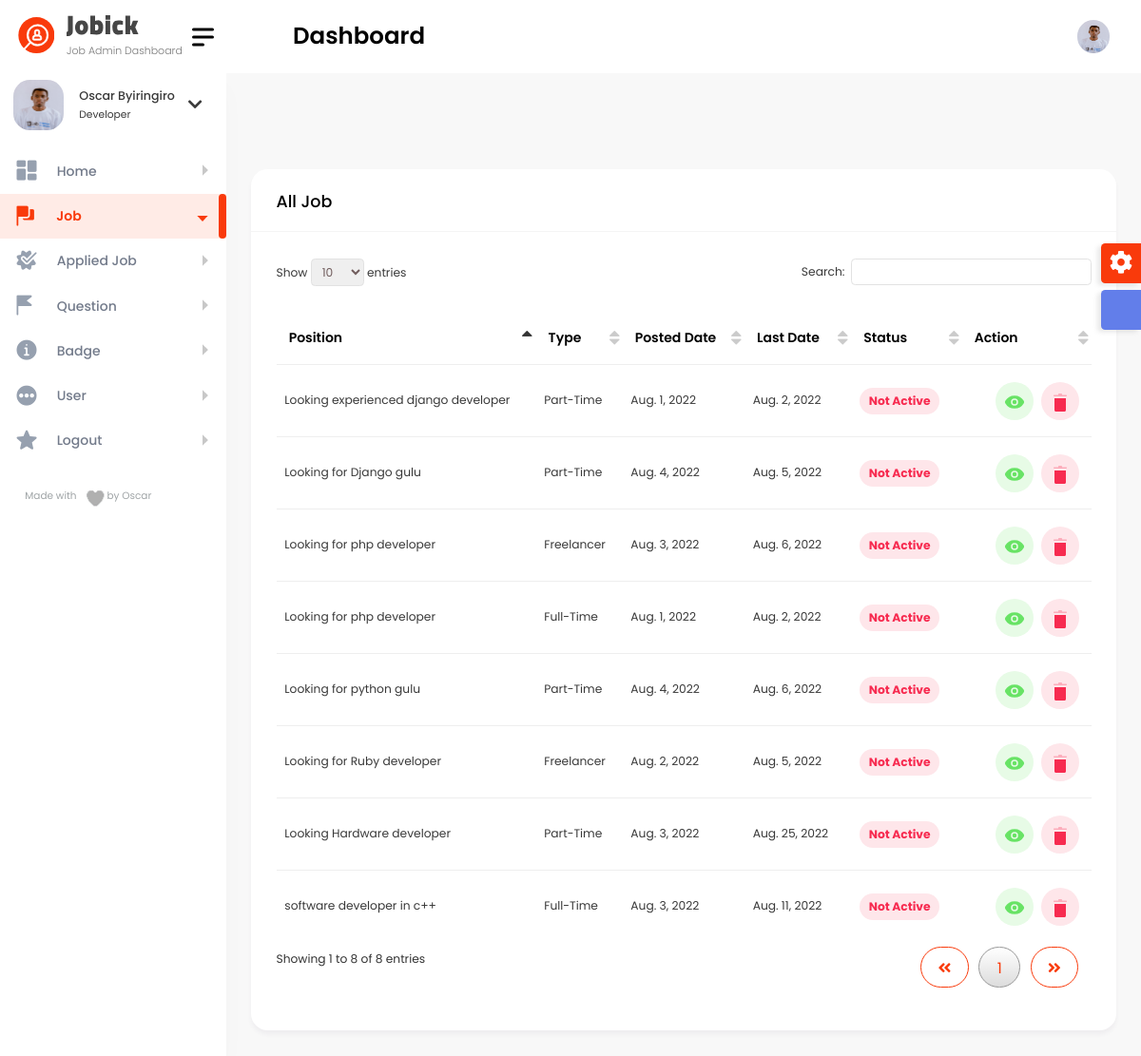
Before: /super_admin/all_job_super/ (signed in) with the older database file.
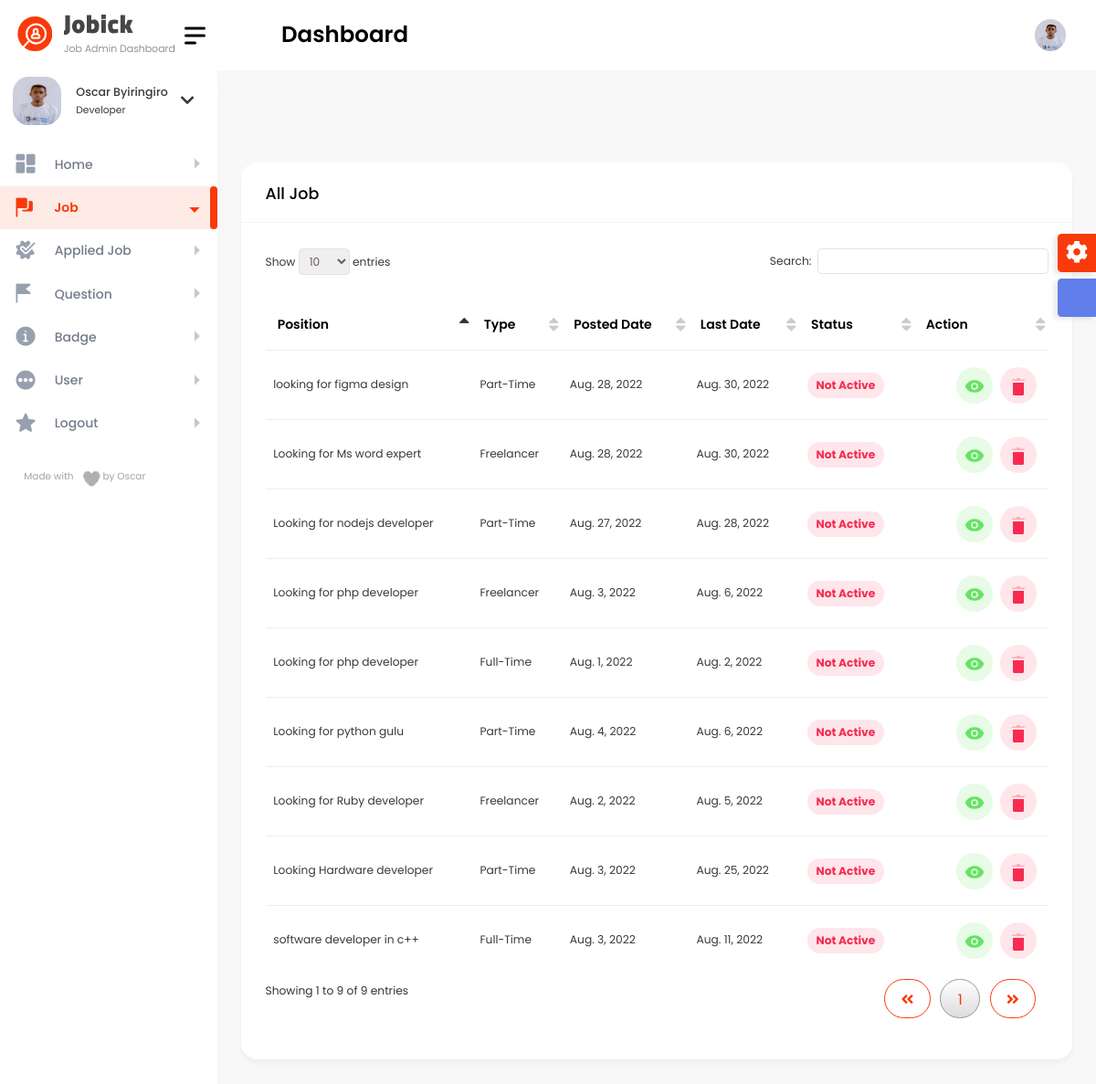
After: the same page with the newer database file.
### questions/models.py (models this page shows, shortened)
class Job_work(models.Model):
    job_owner = models.ForeignKey(User, on_delete=models.CASCADE, default=1)
    title_developer = models.CharField(max_length=250)
    title_task = models.CharField(max_length=250)
    amount_range_start = models.PositiveIntegerField()
    amount_range_end = models.PositiveIntegerField()
    tags = models.CharField(max_length=250)
    job_description = models.TextField()
    experience = models.CharField(max_length=250)
    job_type = models.CharField(max_length=250)
    enable_remote = models.BooleanField()
    country_location = models.CharField(max_length=250)
    viewed = models.PositiveIntegerField(default=0)
    job_hired = models.BooleanField(default=False)
    published_date = models.DateField(auto_now_add=True)
    expire_date = models.DateField()
    class Meta:
        verbose_name_plural = 'Job'

### super_admin/decorators.py (the view)
    def wrapper_func(request, *args, **kwargs):
        if not request.user.is_authenticated:
            return redirect('super_login')
        if not request.user.admin:
            return redirect('super_login')
        else:
            return view_func(request, *args, **kwargs)

### super_admin/views.py (called while the page is built)
@is_admin_user
def all_job_super(request):
    job_posted = Job_work.objects.all().order_by('-published_date')
    context = {
        'job': job_posted,
        'now': now.date()
    }
    return render(request, 'all_job_super.html', context)

### super_admin/templates/all_job_super.html (shortened to what this page needs)
{% include 'super_admin/base.html' %}
{% load static %}
{% block content %}
        <div class="content-body">
            <div class="container-fluid">
                <div class="row">
                    <div class="col-12">
                        <div class="card">
                            <div class="card-header">
                                <h4 class="card-title">All Job</h4>
                            </div>
                            <div class="card-body">
                                <div class="table-responsive">
                                    <table id="example3" class="display" style="min-width: 845px">
                                        <thead>
                                            <tr>
                                                <th>Position</th>
                                                <th>Type</th>
                                                <th>Posted Date</th>
                                                <th>Last Date</th>
                                                <th>Status</th>
                                                <th>Action</th>
                                            </tr>
                                        </thead>
                                        <tbody>
                                        {% for job in job %}
                                            <tr>
										<td>{{ job.title_developer }}</td>
										<td class="wspace-no">{{ job.job_type }}</td>
										<td>{{ job.published_date }}</td>
										<td>{{ job.expire_date }}</td>
                                                {% if now > job.expire_date or job.job_hired == True  %}
										        <td><span class="badge badge-danger badge-lg light">Not Active</span></td>
                                                    {% else %}
                                                    <td><span class="badge badge-success badge-lg light">Active</span></td>
                                                {% endif %}
										<td>
											<div class="action-buttons d-flex justify-content-end">
												<a href="{% url 'all_job_view_super' job.id %}" class="btn btn-success light mr-2">
												</a>
												<a href="{% url 'job_delete_super' job.id %}" class="btn btn-danger light">
												</a>
											</div>
										</td>
									</tr>
                                        {% endfor %}
                                        </tbody>
                                    </table>
                                </div>
                            </div>
                        </div>
                    </div>
				</div>
            </div>
        </div>
{% endblock %}

Changed rows visible on the page:
removed Job_work: title_developer "Looking for Django gulu", job_type "Part-Time", published_date "Aug. 4, 2022", expire_date "Aug. 5, 2022", shows "Not Active"
removed Job_work: title_developer "Looking experienced django developer", job_type "Part-Time", published_date "Aug. 1, 2022", expire_date "Aug. 2, 2022", shows "Not Active"
added Job_work: title_developer "looking for figma design", job_type "Part-Time", published_date "Aug. 28, 2022", expire_date "Aug. 30, 2022", shows "Not Active"
added Job_work: title_developer "Looking for Ms word expert", job_type "Freelancer", published_date "Aug. 28, 2022", expire_date "Aug. 30, 2022", shows "Not Active"
added Job_work: title_developer "Looking for nodejs developer", job_type "Part-Time", published_date "Aug. 27, 2022", expire_date "Aug. 28, 2022", shows "Not Active"
Other visible differences:
text written by a page script: "Show entries Search: Showing 1 to 8 of 8 entries 1" → "Show entries Search: Showing 1 to 9 of 9 entries 1"
